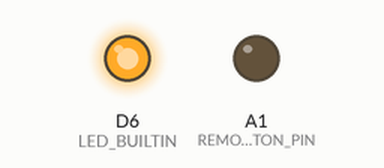
Simulated run of this sketch. Board: Arduino MKR. On the bench: output pins drawn as LEDs (lit = HIGH). WiFi joins after 1.5 s; servers stay silent unless stated; uploads are accepted with an empty reply; what the sketch prints to the serial monitor is not drawn.

Above: at 6.95 s.
At 9.6 s:
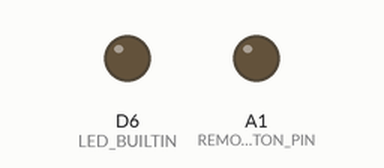
Timing chart, 0 to 13.7 s (numbered marks = the images above):
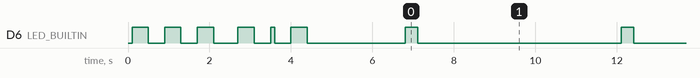

The sketch:

RemoteButton.ino
```cpp
// (licence header left out)
#include "secrets.h"
#include "BlinkMorseCode.h"
#include "WiFiGet.h"
#include "ServerApi.h"

#if USE_ADAFRUIT_HUZZAH32_ESP32_FEATHER
// Use A13 on Adafruit HUZZAH32 - ESP32 Feather.
// https://learn.adafruit.com/adafruit-huzzah32-esp32-feather/pinouts
#define REMOTE_BUTTON_PIN A1
#define RST_PIN 27 // https://www.instructables.com/two-ways-to-reset-arduino-in-software/
#define WIFI_PORT 80
#endif

ServerApi serverApi(&Serial);
ServerResponse serverdata;
String session = "";
String buttonAckToken = "NO_BUTTON_ACK_TOKEN";
unsigned long HEARTBEAT_INTERVAL = 1000 * 5; // 5 seconds.
unsigned long PUSH_REMOTE_BUTTON_DURATION_MILLIS = 500;

void pushRemoteButton(unsigned long durationMillis) {
  digitalWrite(REMOTE_BUTTON_PIN, HIGH);
  delay(durationMillis);
  digitalWrite(REMOTE_BUTTON_PIN, LOW);
}

bool pingServer(ClientParams params) {
  digitalWrite(LED_BUILTIN, HIGH); // Blink a little while contacting the server.
  String url = serverApi.buildUrl(params);
  Serial.print("Request URL: ");
  Serial.println(url);
  const uint16_t port = WIFI_PORT;
  char buf[4000];
  wget(url, port, buf);
  String json = buf;
  Serial.println(json);
  bool success = serverApi.parseData(serverdata, json);
  if (!success) {
    digitalWrite(LED_BUILTIN, LOW);
    return false;
  }
  session = serverdata.session;
  if (session.length() <= 0) {
    Serial.println("No session ID.");
  } else {
    Serial.print("Session ID: ");
    Serial.println(serverdata.session);
  }
  // If the server provided a new buttonAckToken, push the button.
  String newButtonAckToken = serverdata.buttonAckToken;
  if (buttonAckToken.length() > 0) {
    Serial.print("Old buttonAckToken: ");
    Serial.println(buttonAckToken);
  }
  if (newButtonAckToken.length() > 0) {
    Serial.print("Received buttonAckToken: ");
    Serial.println(newButtonAckToken);
  }
  if (newButtonAckToken.length() > 0 && newButtonAckToken != buttonAckToken) {
    Serial.println("PUSHING BUTTON");
    pushRemoteButton(PUSH_REMOTE_BUTTON_DURATION_MILLIS);
  }
  buttonAckToken = newButtonAckToken;
  digitalWrite(LED_BUILTIN, LOW);
  return true;
}

void setup() {
  Serial.begin(115200);
  delay(100);
  Serial.println(""); // First line is usually lost. Print empty line.
  pinMode(REMOTE_BUTTON_PIN, OUTPUT);
  pinMode(LED_BUILTIN, OUTPUT);
  blinkOK(LED_BUILTIN);
  Serial.println("==========");
  Serial.println(String(__TIMESTAMP__));
  bool success = wifiSetup(WIFI_SSID, WIFI_PASSWORD);
  if (success) {
    Serial.println("Successfully connected to WiFi.");
  } else {
    Serial.println("Failed to connect to WiFi.");
  }
}

void loop() {
  unsigned long currentTime = millis();

  // Press remote button for 500 ms every 10 seconds.
  ClientParams params;
  params.session = session;
  params.buttonAckToken = buttonAckToken;
  pingServer(params);
  delay(HEARTBEAT_INTERVAL);
}
```

BlinkMorseCode.cpp
```cpp
// (licence header left out)
#include "BlinkMorseCode.h"

void blinkOn(int pin, long duration) {
  digitalWrite(pin, HIGH);
  delay(duration);
  digitalWrite(pin, LOW);
}

void blinkDash(int pin) {
  blinkOn(pin, MORSE_CODE_DASH_MILLIS);
  delay(MORSE_CODE_DASH_MILLIS);
}

void blinkDot(int pin) {
  blinkOn(pin, MORSE_CODE_DOT_MILLIS);
  delay(MORSE_CODE_DASH_MILLIS);
}

void blinkMorseCode(int pin, int sequence[], int len) {
  for (int i = 0; i < len; i++) {
    if (sequence[i]) {
      blinkDash(pin);
    } else {
      blinkDot(pin);
    }
  }
}

void blinkOK(int pin) {
  int LETTER_O[3] = {1, 1, 1};
  blinkMorseCode(pin, LETTER_O, 3); // "O"
  delay(MORSE_CODE_CHAR_PAUSE_MILLIS);
  int LETTER_K[3] = {1, 0, 1};
  blinkMorseCode(pin, LETTER_K, 3); // "K"
  delay(MORSE_CODE_WORD_PAUSE_MILLIS);
}
```

BlinkMorseCode.h
```cpp
// (licence header left out)
#pragma once

#include "Arduino.h"

#define MORSE_CODE_DASH_MILLIS 400
#define MORSE_CODE_DOT_MILLIS 100
#define MORSE_CODE_CHAR_PAUSE_MILLIS 200
#define MORSE_CODE_WORD_PAUSE_MILLIS 500

void blinkOn(int pin, long duration);

void blinkDash(int pin);

void blinkDot(int pin);

void blinkMorseCode(int pin, int sequence[], int len);

void blinkOK(int pin);
```

ServerApi.cpp
```cpp
// (licence header left out)
#include "ServerApi.h"

String ServerApi::buildUrl(ClientParams params) {
  String buildTimestamp = __TIMESTAMP__;
  // Convert "Wed Mar  3 00:28:41 2021" to "Wed%20Mar%20%203%2000%3A28%3A41%202021"
  buildTimestamp.replace(" ", "%20");
  long deviceTimestamp = millis();
  String url = URL + String("?buildTimestamp=") + buildTimestamp + String("&deviceTimestamp=") + String(deviceTimestamp);
  if (params.session.length() > 0) {
    url = url + String("&session=") + params.session;
  }
  if (params.buttonAckToken.length() > 0) {
    url = url + String("&buttonAckToken=") + params.buttonAckToken;
  }
  if (params.error.length() > 0) {
    params.error.replace(" ", "%20");
    url = url + String("&error=") + params.error;
  }
  return url;
}

bool ServerApi::parseData(ServerResponse &data, String json) {
  Serial->println("ServerApi::parseData");
  DynamicJsonDocument doc(4000);
  Serial->println(json);
  DeserializationError error = deserializeJson(doc, json);
  if (error) {
    Serial->println(String("deserializeJson() failed: ") + (const char *)error.c_str());
    Serial->println(json);
    setError(String("deserializeJson() failed: ") + error.c_str());
    return false;
  }
  data.version = (const char*) doc["version"];
  data.code = (int) doc["version"];
  data.session = (const char*) doc["session"];
  data.buttonAckToken = (const char*) doc["buttonAckToken"];
  return true;
}
```

ServerApi.h
```cpp
// (licence header left out)
#pragma once

#include "secrets.h"
#define ARDUINOJSON_USE_LONG_LONG 1
#include <ArduinoJson.h>          //https://github.com/bblanchon/ArduinoJson

typedef struct ClientParams {
  String session;
  String buttonAckToken;
  String error;
} ClientParams;

typedef struct ServerResponse {
  String version;
  int code;
  String session;
  String buttonAckToken;
} ServerResponse;

class ServerApi {
  private:
    Stream *Serial;
    String _error;

  public:
    ServerApi(Stream *serial) {
      Serial = serial;
    };
    String buildUrl(ClientParams params);
    bool parseData(ServerResponse &data, String json);
    void setError(String error) {
      _error = error;
    }
    String getError() {
      return _error;
    }
};
```

WiFiGet.cpp
```cpp
// (licence header left out)
#include "WiFiGet.h"

bool wifiSetup(String wifiSSID, String wifiPassword) {
#if USE_WIFI_NINA
  return WiFiNINASetup(wifiSSID, wifiPassword);
#endif
#if USE_MULTI_WIFI
  return wifiMultiSetup(wifiSSID, wifiPassword);
#endif
}

/**
   Usage:

  const uint16_t port = 443;
  char buf[4000];
  String urlc = URL;
  wget(urlc, 80, buf);
  Serial.println(buf);
*/
bool wget(String &url, int port, char *buff) {
  int pos1 = url.indexOf("/", 0);
  int pos2 = url.indexOf("/", 8);
  String host = url.substring(pos1 + 2, pos2);
  String path = url.substring(pos2);
  Serial.println("Parsed: wget(" + host + "," + path + "," + port + ")");
#if USE_WIFI_NINA
  return wgetWifiNINA(host, path, port, buff);
#endif
#if USE_MULTI_WIFI
  return wgetWifiMulti(host, path, port, buff);
#endif
}
```

WiFiGet.h
```cpp
// (licence header left out)
#pragma once

#include "secrets.h"

#include <Arduino.h>

#include "WiFiGetMulti.h"
#include "WiFiGetNina.h"

#define WIFI_CONNECT_RETRY_MAX 0

bool wifiSetup(String wifiSSID, String wifiPassword);

bool wget(String &url, int port, char *buff);
```

WiFiGetMulti.cpp
```cpp
// (licence header left out)
#include "WiFiGetMulti.h"

#if USE_MULTI_WIFI
WiFiMulti WiFiMulti;

bool wifiMultiSetup(String wifiSSID, String wifiPassword) {
  Serial.println("Using WiFiMulti");
  WiFiMulti.addAP(wifiSSID.c_str(), wifiPassword.c_str());
  unsigned int retryCount = 0;
  Serial.print("Looking for WiFi SSID: ");
  Serial.println(wifiSSID.c_str());
  while (WiFiMulti.run() != WL_CONNECTED) {
    if (retryCount > WIFI_CONNECT_RETRY_MAX) {
      Serial.println();
      Serial.print("Tried to connect to WiFi ");
      Serial.print(retryCount);
      Serial.println(" times.");
      return false;
    }
    Serial.print(".");
    delay(500);
    retryCount++;
  }
  Serial.println("");
  return true;
}

bool wgetWifiMulti(String &host, String &path, int port, char *buff) {
  Serial.println("Preparing GET request...");
  Serial.print("Connecting to host: ");
  Serial.print(host);
  Serial.print(", path: ");
  Serial.print(path);
  Serial.print(", port: ");
  Serial.print(port);
  Serial.println("...");
  WiFiClient client;
  client.stop();
  if (client.connect(host.c_str(), port)) {
    Serial.println("Making GET request...");
    client.println(String("GET ") + path + String(" HTTP/1.0"));
    client.println("Host: " + host);
    client.println("Connection: close");
    client.println();
    uint32_t bytes = 0;
    int capturepos = 0;
    bool capture = false;
    int linelength = 0;
    char lastc = '\0';
    unsigned long loopCount = 0;
    while (true) {
      while (client.available()) {
        char c = client.read();
        if ((c == '\n') && (lastc == '\r')) {
          if (linelength == 0) {
            capture = true;
          }
          linelength = 0;
        } else if (capture) {
          buff[capturepos++] = c;
        } else {
          if ((c != '\n') && (c != '\r')) {
            linelength++;
          }
        }
        lastc = c;
        bytes++;
      }
      // If the server is disconnected, stop the client.
      if (!client.connected()) {
        Serial.println("Done with GET request. Disconnecting from the server.");
        Serial.print("loopCount: ");
        Serial.println(loopCount);
        client.stop();
        buff[capturepos] = '\0';
        Serial.println("Captured " + String(capturepos) + " bytes.");
        return true;
      }
      // Also, stop after 100000 loops. Sometimes the server doesn't disconnect.
      // 10,000 loops is common. Make sure the timeout is higher.
      if (loopCount > 100000) {
        Serial.println("Client abandoning the GET request. Disconnecting from the server.");
        client.stop();
        buff[capturepos] = '\0';
        Serial.println("Captured " + String(capturepos) + " bytes.");
        return false;
      }
      if (loopCount % 10000 == 0) {
        Serial.println("...captured " + String(capturepos) + " bytes so far...");
      }
      loopCount++;
    }
  } else {
    Serial.println("Problem connecting to " + host + ":" + String(port));
    buff[0] = '\0';
    return true;
  }
}
#endif
```

WiFiGetMulti.h
```cpp
// (licence header left out)
#pragma once

#include "WiFiGet.h"

// Tested with Assembled Feather HUZZAH w/ ESP8266 WiFi With Stacking Headers
// https://www.adafruit.com/product/3213
// https://github.com/espressif/arduino-esp32/blob/master/docs/arduino-ide/boards_manager.md
#if USE_MULTI_WIFI
#include <WiFiMulti.h>

bool wifiMultiSetup(String wifiSSID, String wifiPassword);

bool wgetWifiMulti(String &host, String &path, int port, char *buff);

#endif
```

WiFiGetNina.cpp
```cpp
// (licence header left out)
#include "WiFiGetNina.h"

#if USE_WIFI_NINA

WiFiSSLClient client;
int status = WL_IDLE_STATUS;

bool WiFiNINASetup(String wifiSSID, String wifiPassword) {
  Serial.println("Using WiFiNINA");
  // Check for WiFi module.
  if (WiFi.status() == WL_NO_MODULE) {
    Serial.println("Error: Communication with WiFi module failed!");
    return false;
  }
  String fv = WiFi.firmwareVersion();
  if (fv < WIFI_FIRMWARE_LATEST_VERSION) {
    Serial.println("Warning: Please upgrade the firmware");
  }

  unsigned int retryCount = 0;
  Serial.print("Attempting to connect to WiFi SSID: ");
  Serial.println(wifiSSID.c_str());
  while (status != WL_CONNECTED) {
    if (retryCount > WIFI_CONNECT_RETRY_MAX) {
      Serial.println();
      Serial.print("Tried to connect to WiFi ");
      Serial.print(retryCount);
      Serial.println(" times.");
      return false;
    }
    // Connect to WPA/WPA2 network.
    status = WiFi.begin(wifiSSID.c_str(), wifiPassword.c_str());
    Serial.print(".");
    delay(500);
    retryCount++;
  }
  Serial.println("");

  Serial.print("Connected to SSID: ");
  Serial.println(WiFi.SSID());

  IPAddress ip = WiFi.localIP();
  Serial.print("IP Address: ");
  Serial.println(ip);

  long rssi = WiFi.RSSI();
  Serial.print("WiFi signal strength (RSSI):");
  Serial.print(rssi);
  Serial.println(" dBm");

  return true;
}

bool wgetWifiNINA(String &host, String &path, int port, char *buff) {
  Serial.print("wget host: ");
  Serial.print(host);
  Serial.print(", path: ");
  Serial.print(path);
  Serial.print(", port: ");
  Serial.print(port);
  Serial.println("...");
  client.stop();
  Serial.println("Connecting to host...");
  if (client.connect(host.c_str(), port)) {
    Serial.print("Connected to host: ");
    Serial.println(host);
    Serial.println("Making GET request...");
    client.println(String("GET ") + path + String(" HTTP/1.1"));
    client.println("Host: " + host);
    client.println("Connection: close");
    client.println();
    uint32_t bytes = 0;
    int capturepos = 0;
    bool capture = false;
    int linelength = 0;
    char lastc = '\0';
    unsigned long loopCount = 0;
    int lastCapturepos = 0;
    while (true) {
      while (client.available()) {
        char c = client.read();
        if ((c == '\n') && (lastc == '\r')) {
          if (linelength == 0) {
            capture = true;
          }
          linelength = 0;
        } else if (capture) {
          buff[capturepos++] = c;
        } else {
          if ((c != '\n') && (c != '\r')) {
            linelength++;
          }
        }
        lastc = c;
        bytes++;
      }
      // If the server is disconnected, stop the client.
      if (!client.connected()) {
        Serial.println("Done with GET request. Disconnecting from the server.");
        Serial.print("loopCount: ");
        Serial.println(loopCount);
        client.stop();
        buff[capturepos] = '\0';
        Serial.println("Captured " + String(capturepos) + " bytes.");
        return true;
      }
      // Also, stop after 100000 loops. Sometimes the server doesn't disconnect.
      // 10,000 loops is common. Make sure the timeout is higher.
      if (loopCount > 100000) {
        Serial.println("Client abandoning the GET request. Disconnecting from the server.");
        client.stop();
        buff[capturepos] = '\0';
        Serial.println("Captured " + String(capturepos) + " bytes.");
        return false;
      }
      if (loopCount % 10000 == 0) {
        if (capturepos > 0 && lastCapturepos == capturepos) {
          Serial.println("Existing early. The server stopped sending data.");
          client.stop();
          buff[capturepos] = '\0';
          Serial.println("Captured " + String(capturepos) + " bytes.");
          return true;
        }
        lastCapturepos = capturepos;
        Serial.println("...captured " + String(capturepos) + " bytes so far...");
      }
      loopCount++;
    }
  } else {
    Serial.println("Problem connecting to " + host + ":" + String(port));
    buff[0] = '\0';
    return false;
  }
}
#endif
```

WiFiGetNina.h
```cpp
// (licence header left out)
#pragma once

#include "WiFiGet.h"

// Tested with Adafruit Metro M4 Express AirLift (WiFi) - Lite
// Link: https://www.adafruit.com/product/4000
#if USE_WIFI_NINA
#include <WiFiNINA.h>

bool WiFiNINASetup(String wifiSSID, String wifiPassword);

bool wgetWifiNINA(String &host, String &path, int port, char *buff);
#endif
```

secrets.h
```cpp
// (licence header left out)
#pragma once

// secrets.h

// WiFi.
#define WIFI_SSID "WIFI_SSID"
#define WIFI_PASSWORD "WIFI_PASSWORD"
#define URL "https://us-central1-PROJECT-ID.cloudfunctions.net/remoteButton" // Parameters will be added: ?key1=value2&key2=value2

// Exactly one of the following must be true!!!
// * USE_ADAFRUIT_HUZZAH32_ESP32_FEATHER
// Adafruit HUZZAH32 - ESP32 Feather
#define USE_ADAFRUIT_HUZZAH32_ESP32_FEATHER true
// * USE_ADAFRUIT_METRO_M4_EXPRESS_AIRLIFT
// Adafruit Metro M4 Express AirLift
#define USE_ADAFRUIT_METRO_M4_EXPRESS_AIRLIFT false

// Tested with Assembled Feather HUZZAH w/ ESP8266 WiFi With Stacking Headers
#if USE_ADAFRUIT_HUZZAH32_ESP32_FEATHER
#define USE_MULTI_WIFI true
#else
#define USE_MULTI_WIFI false
#endif

#if USE_ADAFRUIT_METRO_M4_EXPRESS_AIRLIFT
// Tested with Adafruit Metro M4 Express AirLift (WiFi) - Lite
#define USE_WIFI_NINA true
#else
#define USE_WIFI_NINA false
#endif
```

Measured:
- by itself, D6 (LED_BUILTIN): HIGH → LOW at 0.50 s, → HIGH 0.40 s later, → LOW 0.40 s later, → HIGH 0.40 s later, … (59 changes in this stretch)
